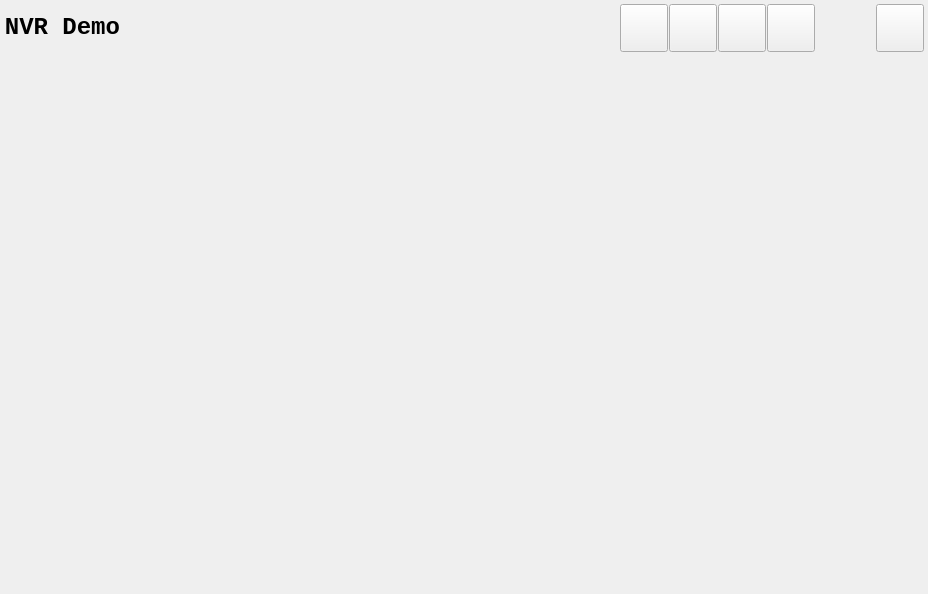
<?xml version="1.0" encoding="UTF-8"?>
<ui version="4.0">
 <class>NVRMainWindow</class>
 <widget class="QMainWindow" name="NVRMainWindow">
  <property name="geometry">
   <rect>
    <x>0</x>
    <y>0</y>
    <width>928</width>
    <height>594</height>
   </rect>
  </property>
  <property name="windowTitle">
   <string>NVRMainWindow</string>
  </property>
  <property name="styleSheet">
   <string notr="true"/>
  </property>
  <widget class="QWidget" name="centralwidget">
   <property name="styleSheet">
    <string notr="true"/>
   </property>
   <layout class="QGridLayout" name="gridLayout" rowstretch="1,20" columnstretch="1,9">
    <property name="leftMargin">
     <number>0</number>
    </property>
    <property name="topMargin">
     <number>0</number>
    </property>
    <property name="rightMargin">
     <number>0</number>
    </property>
    <property name="bottomMargin">
     <number>0</number>
    </property>
    <property name="spacing">
     <number>0</number>
    </property>
    <item row="0" column="1">
     <widget class="QWidget" name="widgetTop" native="true">
      <property name="styleSheet">
       <string notr="true"/>
      </property>
      <layout class="QHBoxLayout" name="horizontalLayout_4">
       <property name="leftMargin">
        <number>4</number>
       </property>
       <property name="topMargin">
        <number>4</number>
       </property>
       <property name="rightMargin">
        <number>4</number>
       </property>
       <property name="bottomMargin">
        <number>4</number>
       </property>
       <item>
        <layout class="QHBoxLayout" name="horizontalLayout_3" stretch="5,4,1">
         <property name="spacing">
          <number>1</number>
         </property>
         <item>
          <widget class="QStackedWidget" name="stackedWidgetTopToolbar">
           <property name="styleSheet">
            <string notr="true"/>
           </property>
           <property name="currentIndex">
            <number>0</number>
           </property>
           <widget class="QWidget" name="page_tt_preview">
            <layout class="QGridLayout" name="gridLayout_6">
             <property name="leftMargin">
              <number>2</number>
             </property>
             <property name="topMargin">
              <number>2</number>
             </property>
             <property name="rightMargin">
              <number>2</number>
             </property>
             <property name="bottomMargin">
              <number>2</number>
             </property>
             <item row="0" column="0">
              <layout class="QHBoxLayout" name="horizontalLayout_tt_preview"/>
             </item>
            </layout>
           </widget>
           <widget class="QWidget" name="page_tt_playback">
            <layout class="QGridLayout" name="gridLayout_7">
             <item row="0" column="0">
              <layout class="QHBoxLayout" name="horizontalLayout_tt_playback"/>
             </item>
            </layout>
           </widget>
           <widget class="QWidget" name="page_tt_settings">
            <layout class="QGridLayout" name="gridLayout_9">
             <item row="0" column="0">
              <layout class="QHBoxLayout" name="horizontalLayout_tt_settings"/>
             </item>
            </layout>
           </widget>
          </widget>
         </item>
         <item>
          <layout class="QHBoxLayout" name="horizontalLayout">
           <property name="spacing">
            <number>1</number>
           </property>
           <item>
            <spacer name="horizontalSpacer">
             <property name="orientation">
              <enum>Qt::Horizontal</enum>
             </property>
             <property name="sizeHint" stdset="0">
              <size>
               <width>40</width>
               <height>20</height>
              </size>
             </property>
            </spacer>
           </item>
           <item>
            <widget class="QPushButton" name="pushButtonPolling">
             <property name="minimumSize">
              <size>
               <width>48</width>
               <height>48</height>
              </size>
             </property>
             <property name="maximumSize">
              <size>
               <width>48</width>
               <height>48</height>
              </size>
             </property>
             <property name="focusPolicy">
              <enum>Qt::NoFocus</enum>
             </property>
             <property name="text">
              <string/>
             </property>
             <property name="icon">
              <iconset resource="../res/src.qrc">
               <normaloff>:/img/poll.png</normaloff>:/img/poll.png</iconset>
             </property>
             <property name="iconSize">
              <size>
               <width>32</width>
               <height>32</height>
              </size>
             </property>
             <property name="checkable">
              <bool>true</bool>
             </property>
            </widget>
           </item>
           <item>
            <widget class="QPushButton" name="pushButtonPreview">
             <property name="minimumSize">
              <size>
               <width>48</width>
               <height>48</height>
              </size>
             </property>
             <property name="maximumSize">
              <size>
               <width>48</width>
               <height>48</height>
              </size>
             </property>
             <property name="toolTip">
              <string/>
             </property>
             <property name="text">
              <string/>
             </property>
             <property name="icon">
              <iconset resource="../res/src.qrc">
               <normaloff>:/img/live.png</normaloff>:/img/live.png</iconset>
             </property>
             <property name="iconSize">
              <size>
               <width>36</width>
               <height>36</height>
              </size>
             </property>
            </widget>
           </item>
           <item>
            <widget class="QPushButton" name="pushButtonPlayback">
             <property name="minimumSize">
              <size>
               <width>48</width>
               <height>48</height>
              </size>
             </property>
             <property name="maximumSize">
              <size>
               <width>48</width>
               <height>48</height>
              </size>
             </property>
             <property name="toolTip">
              <string/>
             </property>
             <property name="text">
              <string/>
             </property>
             <property name="icon">
              <iconset resource="../res/src.qrc">
               <normaloff>:/img/playback.png</normaloff>:/img/playback.png</iconset>
             </property>
             <property name="iconSize">
              <size>
               <width>30</width>
               <height>30</height>
              </size>
             </property>
            </widget>
           </item>
           <item>
            <widget class="QPushButton" name="pushButtonSettings">
             <property name="minimumSize">
              <size>
               <width>48</width>
               <height>48</height>
              </size>
             </property>
             <property name="maximumSize">
              <size>
               <width>48</width>
               <height>48</height>
              </size>
             </property>
             <property name="toolTip">
              <string/>
             </property>
             <property name="text">
              <string/>
             </property>
             <property name="icon">
              <iconset resource="../res/src.qrc">
               <normaloff>:/img/setting.png</normaloff>:/img/setting.png</iconset>
             </property>
             <property name="iconSize">
              <size>
               <width>34</width>
               <height>34</height>
              </size>
             </property>
            </widget>
           </item>
          </layout>
         </item>
         <item>
          <layout class="QHBoxLayout" name="horizontalLayout_2">
           <property name="spacing">
            <number>1</number>
           </property>
           <property name="leftMargin">
            <number>60</number>
           </property>
           <item>
            <widget class="QPushButton" name="pushButtonPower">
             <property name="minimumSize">
              <size>
               <width>48</width>
               <height>48</height>
              </size>
             </property>
             <property name="maximumSize">
              <size>
               <width>48</width>
               <height>48</height>
              </size>
             </property>
             <property name="toolTip">
              <string>Power</string>
             </property>
             <property name="text">
              <string/>
             </property>
             <property name="icon">
              <iconset resource="../res/src.qrc">
               <normaloff>:/img/shutdown.png</normaloff>:/img/shutdown.png</iconset>
             </property>
             <property name="iconSize">
              <size>
               <width>32</width>
               <height>32</height>
              </size>
             </property>
            </widget>
           </item>
          </layout>
         </item>
        </layout>
       </item>
      </layout>
     </widget>
    </item>
    <item row="1" column="0">
     <widget class="QStackedWidget" name="stackedWidgetLeftToolbar">
      <property name="styleSheet">
       <string notr="true"/>
      </property>
      <property name="currentIndex">
       <number>2</number>
      </property>
      <widget class="QWidget" name="page_lt_preview">
       <layout class="QGridLayout" name="gridLayout_2">
        <property name="leftMargin">
         <number>4</number>
        </property>
        <property name="topMargin">
         <number>4</number>
        </property>
        <property name="rightMargin">
         <number>4</number>
        </property>
        <property name="bottomMargin">
         <number>4</number>
        </property>
        <item row="0" column="0">
         <layout class="QVBoxLayout" name="verticalLayout_lt_preview"/>
        </item>
       </layout>
      </widget>
      <widget class="QWidget" name="page_lt_playback">
       <layout class="QGridLayout" name="gridLayout_3">
        <property name="leftMargin">
         <number>4</number>
        </property>
        <property name="topMargin">
         <number>4</number>
        </property>
        <property name="rightMargin">
         <number>4</number>
        </property>
        <property name="bottomMargin">
         <number>4</number>
        </property>
        <item row="0" column="0">
         <layout class="QVBoxLayout" name="verticalLayout_lt_playback"/>
        </item>
       </layout>
      </widget>
      <widget class="QWidget" name="page_lt_settings">
       <layout class="QGridLayout" name="gridLayout_5">
        <property name="leftMargin">
         <number>4</number>
        </property>
        <property name="topMargin">
         <number>4</number>
        </property>
        <property name="rightMargin">
         <number>4</number>
        </property>
        <property name="bottomMargin">
         <number>4</number>
        </property>
        <item row="0" column="0">
         <layout class="QVBoxLayout" name="verticalLayout_lt_settings"/>
        </item>
       </layout>
      </widget>
     </widget>
    </item>
    <item row="1" column="1">
     <widget class="QStackedWidget" name="stackedWidget">
      <property name="currentIndex">
       <number>0</number>
      </property>
      <widget class="QWidget" name="page_preview">
       <layout class="QGridLayout" name="gridLayout_4">
        <property name="leftMargin">
         <number>4</number>
        </property>
        <property name="topMargin">
         <number>4</number>
        </property>
        <property name="rightMargin">
         <number>4</number>
        </property>
        <property name="bottomMargin">
         <number>4</number>
        </property>
        <item row="0" column="0">
         <layout class="QVBoxLayout" name="verticalLayout_preview">
          <property name="topMargin">
           <number>0</number>
          </property>
         </layout>
        </item>
       </layout>
      </widget>
      <widget class="QWidget" name="page_playback">
       <layout class="QGridLayout" name="gridLayout_11">
        <property name="leftMargin">
         <number>4</number>
        </property>
        <property name="topMargin">
         <number>4</number>
        </property>
        <property name="rightMargin">
         <number>4</number>
        </property>
        <property name="bottomMargin">
         <number>4</number>
        </property>
        <item row="0" column="0">
         <layout class="QVBoxLayout" name="verticalLayout_playback"/>
        </item>
       </layout>
      </widget>
      <widget class="QWidget" name="page_settings">
       <layout class="QGridLayout" name="gridLayout_13">
        <property name="leftMargin">
         <number>4</number>
        </property>
        <property name="topMargin">
         <number>4</number>
        </property>
        <property name="rightMargin">
         <number>4</number>
        </property>
        <property name="bottomMargin">
         <number>4</number>
        </property>
        <item row="0" column="0">
         <layout class="QVBoxLayout" name="verticalLayout_settings"/>
        </item>
       </layout>
      </widget>
     </widget>
    </item>
    <item row="0" column="0">
     <widget class="QWidget" name="widgetLogo" native="true">
      <layout class="QGridLayout" name="gridLayout_8">
       <property name="leftMargin">
        <number>4</number>
       </property>
       <property name="topMargin">
        <number>4</number>
       </property>
       <property name="rightMargin">
        <number>4</number>
       </property>
       <property name="bottomMargin">
        <number>4</number>
       </property>
       <property name="spacing">
        <number>4</number>
       </property>
       <item row="0" column="0">
        <widget class="QLabel" name="label">
         <property name="font">
          <font>
           <family>Consolas</family>
           <pointsize>18</pointsize>
           <weight>75</weight>
           <bold>true</bold>
          </font>
         </property>
         <property name="styleSheet">
          <string notr="true"/>
         </property>
         <property name="text">
          <string>NVR Demo</string>
         </property>
         <property name="alignment">
          <set>Qt::AlignRight|Qt::AlignTrailing|Qt::AlignVCenter</set>
         </property>
        </widget>
       </item>
       <item row="0" column="1">
        <widget class="QLabel" name="label_version">
         <property name="text">
          <string/>
         </property>
         <property name="alignment">
          <set>Qt::AlignLeading|Qt::AlignLeft|Qt::AlignVCenter</set>
         </property>
        </widget>
       </item>
      </layout>
     </widget>
    </item>
   </layout>
  </widget>
 </widget>
 <resources>
  <include location="../res/src.qrc"/>
 </resources>
 <connections/>
</ui>
